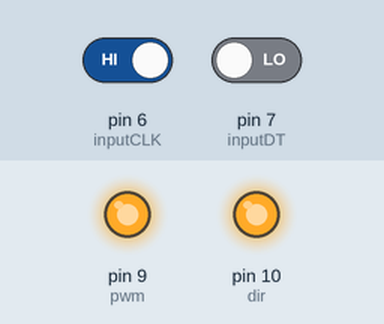
A sketch run on a simulated Arduino Uno, built with avr-gcc and run on an emulated ATmega328P. On the bench: output pins drawn as LEDs (lit = HIGH). The inputs (shaded band) are chosen by the test bench; at power-on: pin 6 (inputCLK) HIGH, pin 7 (inputDT) LOW. What the sketch prints to the serial monitor is not drawn.

Above: at 1.2 s.
1.3 s: pin 6 (inputCLK) driven LOW
2.8 s: pin 6 (inputCLK) driven HIGH
Timing chart, 0 to 5.8 s (numbered marks = the images above; inputs shaded):
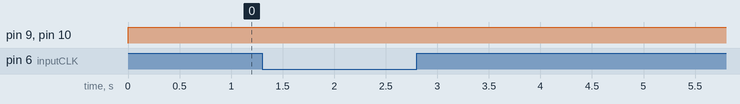

Measured:
- after the input at 1.3 s, every drawn part: stays the same
- after the input at 2.8 s, every drawn part: stays the same

The sketch:

mototr_with_encoder.ino
```cpp
 // Rotary Encoder Inputs
 #define inputCLK 6
 #define inputDT 7
 const int pwm = 9; // pin 10 as pwm
const int dir = 10;  // pin 9 as dir
float x=0;

 int counter = 0;
 int currentStateCLK;
 int previousStateCLK;

 String encdir ="";

 void setup() {

   // Set encoder pins as inputs
   pinMode (inputCLK,INPUT);
   pinMode (inputDT,INPUT);
   pinMode(pwm,OUTPUT); //declare pin pwm as OUTPUT
  pinMode(dir,OUTPUT); //declare pin dir as OUTPUT


   // Setup Serial Monitor
   Serial.begin (9600);

   // Read the initial state of inputCLK
   // Assign to previousStateCLK variable
   previousStateCLK = digitalRead(inputCLK);

 }

 void loop() {
   digitalWrite(dir,HIGH);
   analogWrite(pwm,255);
  // Read the current state of inputCLK
   currentStateCLK = digitalRead(inputCLK);

   // If the previous and the current state of the inputCLK are different then a pulse has occured
   if (currentStateCLK != previousStateCLK){

     // If the inputDT state is different than the inputCLK state then
     // the encoder is rotating counterclockwise
     if (digitalRead(inputDT) != currentStateCLK) {
       counter --;
       x=counter*1.8/12;
       encdir ="CCW";

     } else {
       // Encoder is rotating clockwise
       counter ++;
       x=counter*1.8/12;
       encdir ="CW";

     }
     Serial.print("Direction: ");
     Serial.print(encdir);
     Serial.print(" -- Value: ");
     Serial.println(x);
   }
   // Update previousStateCLK with the current state
   previousStateCLK = currentStateCLK;
 }
```
